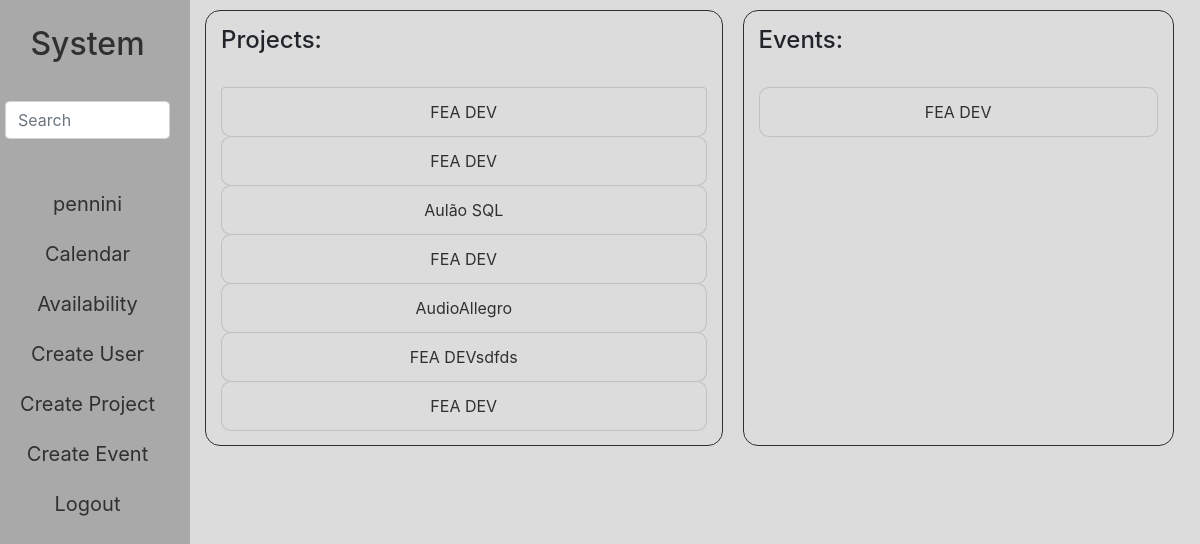
Screenshot of / (signed in) with the database file from the repository.
### system/models.py (models this page shows, shortened)
class User(AbstractUser):
    position = models.ForeignKey("Position", on_delete=models.CASCADE, related_name="user_position", default=None, blank=True, null=True)
    group = models.ForeignKey("Group", on_delete=models.CASCADE, related_name="user_group", blank=True, null=True, default=None)
    area = models.ForeignKey("Area", on_delete=models.CASCADE, related_name="user_area", default=None, blank=True, null=True)
    biography = models.TextField(max_length=250, blank=True, null=True)

class Project(models.Model):
    group = models.ForeignKey("Group", on_delete=models.CASCADE, related_name="project_group")
    responsible = models.ForeignKey("User", on_delete=models.CASCADE, related_name="project_responsible")
    members = models.ManyToManyField("User", blank=True, related_name="project_members")
    name = models.CharField(max_length=50)
    description = models.TextField(max_length=500, blank=True, null=True)
    start_day = models.DateTimeField()
    end_day = models.DateTimeField(blank=True, null=True)
    created = models.DateTimeField(auto_now_add=True)
    category = models.CharField(max_length=20, blank=True, null=True)
    def __str__(self):
        return f"{self.name}"

class Event(models.Model):
    area = models.ForeignKey("Area", on_delete=models.CASCADE, related_name="event_area")
    responsible = models.ForeignKey("User", on_delete=models.CASCADE, related_name="event_responsible")
    members_planned = models.ManyToManyField("User", blank=True, related_name="event_members_planned")
    members_present = models.ManyToManyField("User", blank=True, related_name="event_members_present", default=None, null=True)
    name = models.CharField(max_length=50)
    description = models.TextField(max_length=500)
    start_day = models.DateTimeField()
    end_day = models.DateTimeField(blank=True, null=True)
    created = models.DateTimeField(auto_now_add=True)
    category = models.CharField(max_length=20, blank=True, null=True)
    def __str__(self):
        return f"{self.name}"

### system/views.py (the view)
# urls.py: path("", views.index, name="index"),
@login_required(login_url="login")
def index(request):
    projects = Project.objects.all().order_by("-start_day")
    events = Event.objects.all().order_by("-start_day")
    return render(request, "system/index.html", {
        "projects": projects,
        "events": events
    })

### system/templates/system/index.html
{% extends "system/layout.html" %}
{% block body %}
    <div class="row">
        <div class="col-md-6" id="projects-views">
            <h4>Projects:</h4>
            <br>
            <ul class="list-group">
                {% if projects %}
                    {% for project in projects %}
                        <li class="list-group-item"><a href="#">{{ project }}<a></li>
                    {% endfor %}
                {% else %}
                    <li class="list-group-item">No projects</li>
                {% endif %}
            </ul>
        </div>
        <div class="col-md-5" id="events-views">
            <h4>Events:</h4>
            <br>
            <ul class="list-group">
                {% if events %}
                    {% for event in events %}
                        <li class="list-group-item"><a href="#">{{ event }}<a></li>
                    {% endfor %}
                {% else %}
                    <li class="list-group-item">No events</li>
                {% endif %}
            </ul>
        </div>
    </div>
{% endblock body %}

### system/templates/system/layout.html (shortened to what this page needs)
{% load static %}
<!DOCTYPE html>
<html lang="en">
  <head>
    <link rel="stylesheet" href="https://stackpath.bootstrapcdn.com/bootstrap/4.3.1/css/bootstrap.min.css">
    <link href="{% static 'system/styles.css' %}" rel="stylesheet">
  </head>
  <body>
    <div class="row">
        <div class="sidebar col-lg-2 col-md-3">
            <a href="{% url 'index' %}"><h2>System</h2></a>
            <br>
            {% if user.is_authenticated %}
                <form action="#" method="get">
                    <input class="form-control" type="text" name="q" placeholder="Search">
                </form>
                <div>
                    <a href="{% url 'profile' %}">{{ user.username }}</a>
                </div>
                <div>
                    <a href="{% url 'calendar' %}">Calendar</a>
                </div>
                <div>
                    <a href="{% url 'availability' %}">Availability</a>
                </div>
                {% if user.is_staff == 1 %}
                    <div>
                        <a href="{% url 'create_view' 'user' %}">Create User</a>
                    </div>
                    <div>
                        <a href="{% url 'create_view' 'project' %}">Create Project</a>
                    </div>
                    <div>
                        <a href="{% url 'create_view' 'event' %}">Create Event</a>
                    </div>
                {% endif %}
                <div>
                    <a href="{% url 'logout' %}">Logout</a>
                </div>
            {% else %}
                <div>
                    <a href="{% url 'login' %}">Log In</a>
                </div>
            {% endif %}
        </div>
        <div class="main col-lg-10 col-md-9">
            {% block body %}
            {% endblock body %}
        </div>
    </div>
  </body>
</html>

### system/static/system/styles.css (style rules this page uses)
body { font-family: 'Roboto' sans-serif; }
li { list-style-type: none; max-width:100%; word-break:break-all; border: 1px solid #303030; text-align: center; border-radius: 10px; }
li a { color: #303030; text-decoration: none; }
#projects-views { border: 1px solid #303030; border-radius: 15px; padding: 15px; margin-left: 20px; margin-right: 20px; }
#events-views { border: 1px solid #303030; border-radius: 15px; padding: 15px; margin-right: 20px; }
.list-group-item { background-color: gainsboro; }
.main { padding: 10px; background-color: gainsboro; }
.sidebar { background-color: darkgray; height: 100vh; padding: 20px; text-align: center; }
.sidebar a { color: #303030; text-decoration: none; font-size: 20px; }
.sidebar h2 { margin-top: 5px; }
.sidebar div { margin-top: 20px; }

### rows the page displays
User: username "pennini"
Project: name "FEA DEV"
Project: name "FEA DEV"
Project: name "Aulão SQL"
Project: name "FEA DEV"
Project: name "AudioAllegro"
Project: name "FEA DEVsdfds"
Project: name "FEA DEV"
Event: name "FEA DEV"
